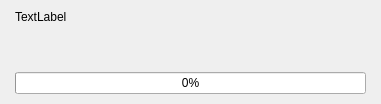
<?xml version="1.0" encoding="UTF-8"?>
<ui version="4.0">
 <class>DialogProgress</class>
 <widget class="QDialog" name="DialogProgress">
  <property name="windowModality">
   <enum>Qt::WindowModal</enum>
  </property>
  <property name="geometry">
   <rect>
    <x>0</x>
    <y>0</y>
    <width>381</width>
    <height>104</height>
   </rect>
  </property>
  <property name="windowTitle">
   <string>In progress...</string>
  </property>
  <layout class="QGridLayout" name="gridLayout">
   <property name="leftMargin">
    <number>15</number>
   </property>
   <property name="topMargin">
    <number>10</number>
   </property>
   <property name="rightMargin">
    <number>15</number>
   </property>
   <property name="bottomMargin">
    <number>10</number>
   </property>
   <item row="0" column="0">
    <layout class="QVBoxLayout" name="verticalLayout">
     <item>
      <widget class="QLabel" name="label">
       <property name="text">
        <string>TextLabel</string>
       </property>
      </widget>
     </item>
     <item>
      <spacer name="verticalSpacer">
       <property name="orientation">
        <enum>Qt::Vertical</enum>
       </property>
       <property name="sizeHint" stdset="0">
        <size>
         <width>308</width>
         <height>18</height>
        </size>
       </property>
      </spacer>
     </item>
     <item>
      <widget class="QProgressBar" name="progressBar">
       <property name="value">
        <number>0</number>
       </property>
      </widget>
     </item>
    </layout>
   </item>
  </layout>
 </widget>
 <resources/>
 <connections/>
</ui>
